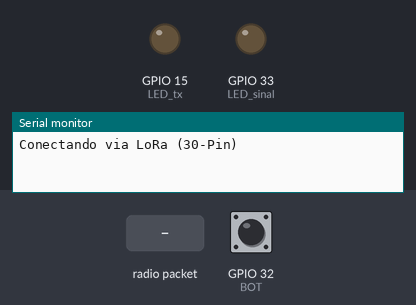
Simulated run of this sketch. Board: ESP32. Parts: output pins drawn as LEDs (lit = HIGH), the last lines printed to the serial monitor. The test bench sets the inputs (shaded band); at power-on: GPIO 32 (BOT) HIGH. No radio packets arrive unless stated.

Above: at 1.7 s.
1.8 s: radio packet "1" arrives
At 2.2 s:
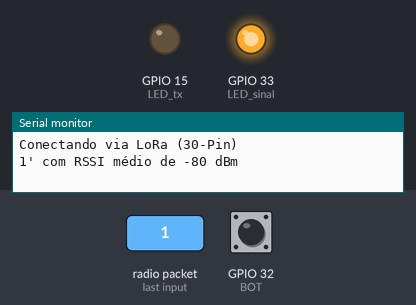
4.8 s: GPIO 32 (BOT) pulled LOW for 0.15 s
At 5.5 s:
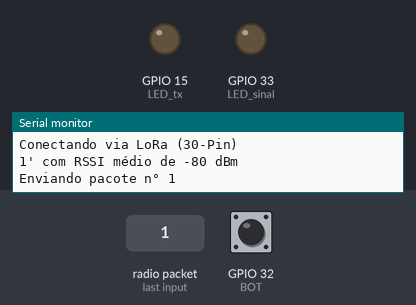
6.4 s: radio packet "0" arrives
At 6.9 s:
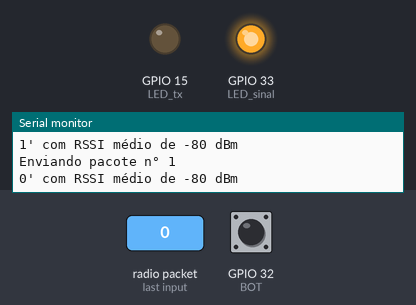
9.4 s: radio packet "2" arrives
At 12.0 s:
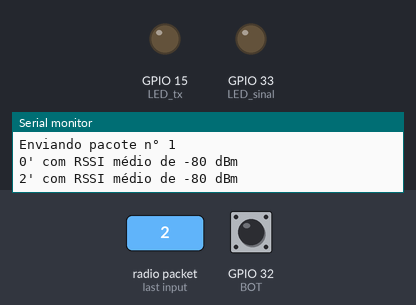
Timing chart, 0 to 13.4 s (numbered marks = the images above; inputs shaded):
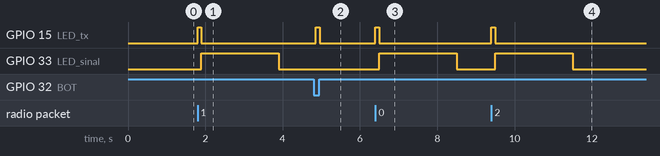

Measured:
- after the input at 1.8 s, GPIO 15 (LED_tx): LOW → HIGH at once, → LOW 0.10 s later; GPIO 33 (LED_sinal): LOW → HIGH after 0.10 s, → LOW 2.0 s later
- after the input at 4.8 s, GPIO 15 (LED_tx): LOW → HIGH after 0.06 s, → LOW 0.10 s later
- after the input at 6.4 s, GPIO 15 (LED_tx): LOW → HIGH at once, → LOW 0.10 s later; GPIO 33 (LED_sinal): LOW → HIGH after 0.10 s, → LOW 2.0 s later
- after the input at 9.4 s, GPIO 15 (LED_tx): LOW → HIGH at once, → LOW 0.10 s later; GPIO 33 (LED_sinal): LOW → HIGH after 0.10 s, → LOW 2.0 s later

The sketch:

transmissor_bot_esp32.ino
```cpp
/*
ESP32 30-PIN
MOSI (VSPID) --> 23
MISO (VSPIQ) --> 19
SCK (VSPICLK)--> 18
NSS -----------> 17
RES -----------> 16
DI0 -----------> 22
*/

#include <SPI.h>
#include <LoRa.h>

#define NSS 17
#define RES 16
#define DIO0 22
#define BOT 32
#define LED_tx 15      //LED para indicar envio de pacotes
#define LED_sinal 33    //LED de sinalização
#define botDelay 500  //delay para debounce

int cont = 1;
byte botaoPress = 0;
long ultTempo = 0;    //tempo da última interrupção

void ISR(){
  if (!digitalRead(BOT)){    //negado por causa do pull-up
    botaoPress = 1;
  }
  else{
    botaoPress = 0;
  }
}

void iniciBot(){
  pinMode(BOT,INPUT);
  attachInterrupt(BOT,ISR,FALLING);
}

void iniciLED(){
  pinMode(LED_tx,OUTPUT);
  digitalWrite(LED_tx,LOW);
  pinMode(LED_sinal,OUTPUT);
  digitalWrite(LED_sinal,LOW);
}

void setup() {
  Serial.begin(115200);
  Serial.println("Conectando via LoRa (30-Pin)");
  delay(500);
  iniciBot();
  iniciLED();

  LoRa.setPins(17,16,22);   //NSS, RES e DIO0
  if(!LoRa.begin(868E6)){
    Serial.println("LoRa falhou ao iniciar");
    while(1);
  }
  LoRa.setTxPower(14);
}

void loop() {
  int packetTam = LoRa.parsePacket();   //checa se o pacote foi recebido e retorna o tamanho em bytes
  if(packetTam){
    while(LoRa.available()){
     Serial.print((char)LoRa.read());  //printa cada caractere lido do pacote
    }
    Serial.print("' com RSSI médio de ");
    Serial.print(LoRa.packetRssi());   //retorna a média do RSSI em dBm do último pacote recebido
    Serial.println(" dBm");

    digitalWrite(LED_tx,HIGH);
    delay(100);
    digitalWrite(LED_tx,LOW);

    digitalWrite(LED_sinal,HIGH);
    delay(2000);
    digitalWrite(LED_sinal,LOW);
  }
  if (botaoPress){
    if(millis() - ultTempo > botDelay){      //debounce
      Serial.print("Enviando pacote n° ");
      Serial.println(cont);

      LoRa.beginPacket();
      LoRa.print(botaoPress);
      LoRa.print("Pacote n°");
      LoRa.print(cont);      //imprime o número do pacote enviado
      LoRa.endPacket();

      ultTempo = millis();
      digitalWrite(LED_tx,HIGH);
      delay(100);
      digitalWrite(LED_tx,LOW);
      cont++;
    }
    botaoPress = 0;
  }
}
```
